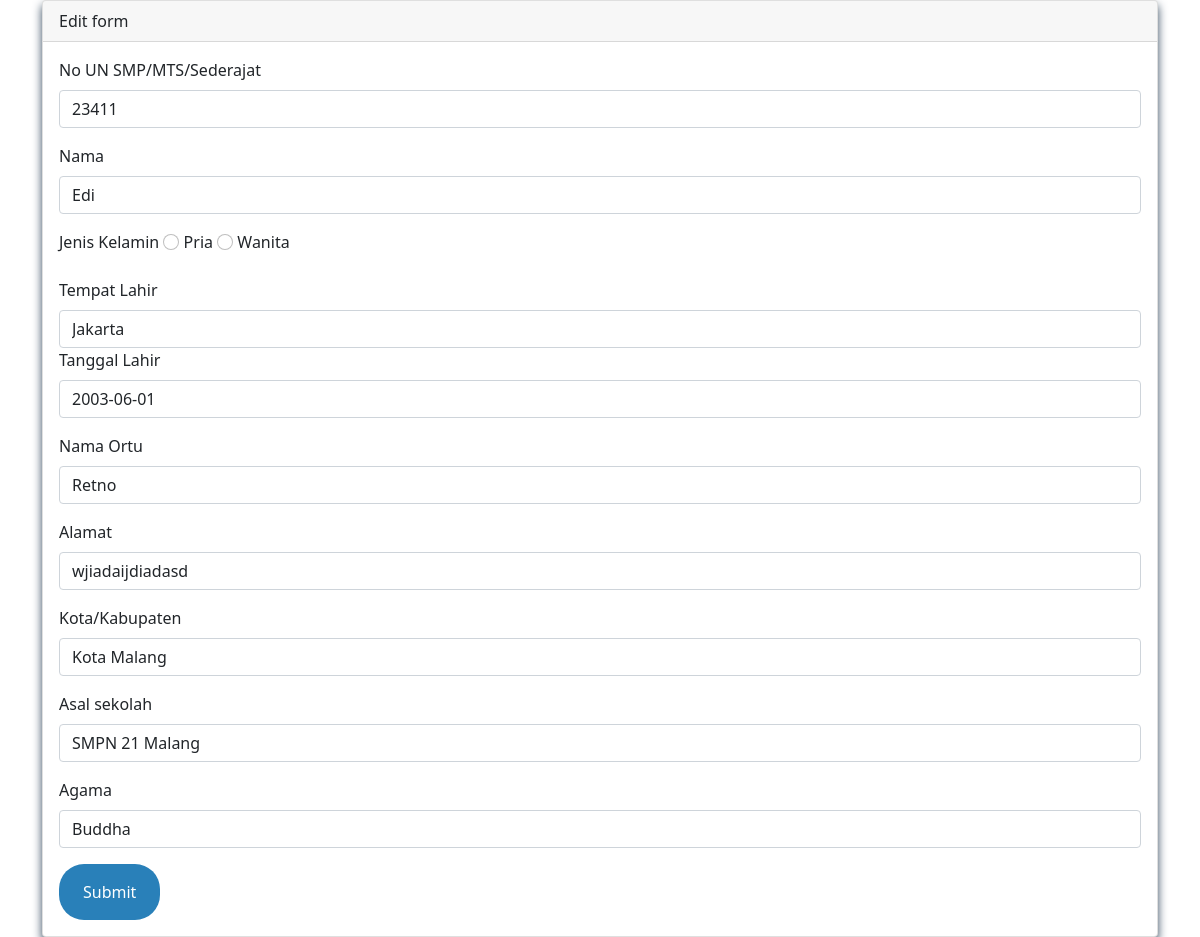
The app's page /editform.php?noun=23411 with its own data.
### tables this page shows
CREATE TABLE `biodata` (
  `noun` int(20) NOT NULL,
  `namalengkap` varchar(255) NOT NULL,
  `jk` varchar(5) NOT NULL,
  `tempatlahir` varchar(255) NOT NULL,
  `tanggallahir` date NOT NULL,
  `namaortu` varchar(255) NOT NULL,
  `alamat` text NOT NULL,
  `kotakab` varchar(255) NOT NULL,
  `asalsekolah` varchar(255) NOT NULL,
  `agama` varchar(255) NOT NULL
);

### editform.php (the view, shortened to what this page needs)
<!DOCTYPE html>
<html lang="en">
<head>
    <link rel="stylesheet" href="style/style.min.css">
    <link href="https://cdn.jsdelivr.net/npm/bootstrap@5.0.2/dist/css/bootstrap.min.css" rel="stylesheet">
</head>
<body>
    <?php
        include "connection.php";
        $noun = $_GET['noun'];
        $query = "SELECT * FROM biodata WHERE noun='$noun'";
        $result = mysqli_query($conn, $query);
    ?>
    <div class="container">
        <div class="card">
            <div class="card-header">
                Edit form
            </div>
            <div class="card-body">
                <form action="edit.php" method="GET">
                    <?php
                        while ($row = mysqli_fetch_array($result)) {
                    ?>
                    <div class="mb-3">
                        <label for="noun" class="form-label">No UN SMP/MTS/Sederajat</label>
                        <input class="form-control" type="text" name="noun" value="<?= $row['noun']; ?>">
                    </div>
                    <div class="mb-3">
                        <label for="nama" class="form-label">Nama</label>
                        <input class="form-control" type="text" name="nama" value="<?= $row['namalengkap']; ?>">
                    </div>
                    <div class="mb-3">
                        <label for="jk" class="form-label">Jenis Kelamin</label>
                        <input class="form-check-input" type="radio" name="jk" value="<?= $row['jk']; ?>"> Pria
                        <input class="form-check-input" type="radio" name="jk" value="<?= $row['jk']; ?>"> Wanita
                    </div>
                    <div class="mb-3">
                        <label for="tempat_lahir" class="form-label">Tempat Lahir</label>
                        <input class="form-control" type="text" name="tempat_lahir" value="<?= $row['tempatlahir']; ?>">
                        <label for="tanggal_lahir" class="form-label">Tanggal Lahir</label>
                        <input class="form-control" type="text" name="tanggal_lahir" value="<?= $row['tanggallahir']; ?>">
                    </div>
                    <div class="mb-3">
                        <label for="namaortu" class="form-label">Nama Ortu</label>
                        <input class="form-control" type="text" name="namaortu" value="<?= $row['namaortu']; ?>">
                    </div>
                    <div class="mb-3">
                        <label for="alamat" class="form-label">Alamat</label>
                        <input class="form-control" type="text" name="alamat" value="<?= $row['alamat']; ?>">
                    </div>
                    <div class="mb-3">
                        <label for="kotakab" class="form-label">Kota/Kabupaten</label>
                        <input class="form-control" type="text" name="kotakab" value="<?= $row['kotakab']; ?>">
                    </div>
                    <div class="mb-3">
                        <label for="asalsekolah" class="form-label">Asal sekolah</label>
                        <input class="form-control" type="text" name="asalsekolah" value="<?= $row['asalsekolah']; ?>">
                    </div>
                    <div class="mb-3">
                        <label for="agama" class="form-label">Agama</label>
                        <input class="form-control" type="text" name="agama" value="<?= $row['agama']; ?>">
                    </div>
                    <input type="submit" value="Submit">
                    <?php
                        }
                    ?>
                </form>
            </div>
        </div>
    </div>
</body>
</html>

### records on screen
biodata: noun "23411", nama "Edi", tempat_lahir "Jakarta", tanggal_lahir "2003-06-01", namaortu "Retno", alamat "wjiadaijdiadasd", kotakab "Kota Malang", asalsekolah "SMPN 21 Malang", agama "Buddha"
